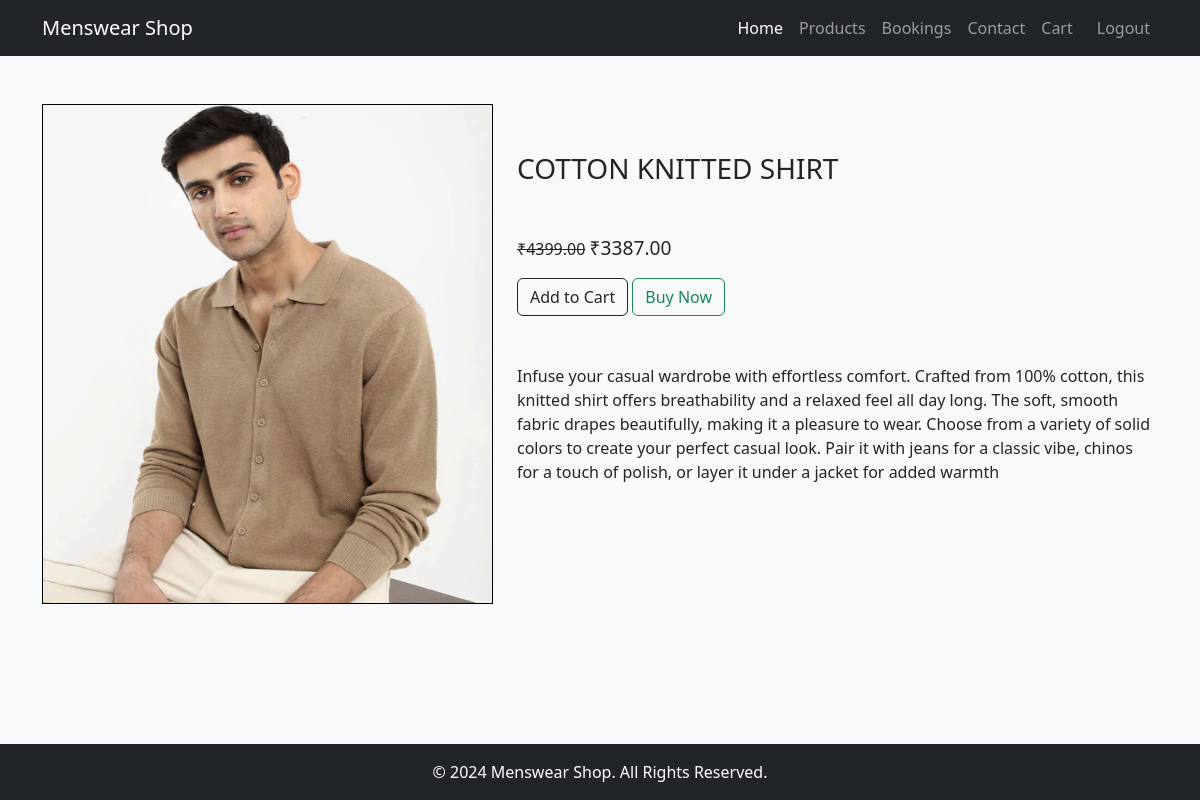
The page /view_product/2 on the database its author committed.
### app/models.py (models this page shows)
class Product(models.Model):
    pid=models.TextField()
    name=models.TextField()
    dis=models.TextField()
    price=models.IntegerField()
    off_price=models.IntegerField()
    stock=models.IntegerField()
    img=models.FileField()

### app/views.py (the view)
# urls.py: path("view_product/<pid>",views.view_product),
def view_product(req,pid):
    data= Product.objects.get(pk=pid)
    return render(req,'user/viewpro.html',{'product': data})

### templates/user/viewpro.html (shortened to what this page needs)
<!DOCTYPE html>
<html lang="en">
<head>
  <link href="https://cdn.jsdelivr.net/npm/bootstrap@5.3.0-alpha1/dist/css/bootstrap.min.css" rel="stylesheet">
  {% load static %}
</head>
<body class="bg-light">
  <nav class="navbar navbar-expand-lg navbar-dark bg-dark">
    <div class="container">
      <a class="navbar-brand" href="#">Menswear Shop</a>
      <div class="collapse navbar-collapse" id="navbarNav">
        <ul class="navbar-nav ms-auto">
          <li class="nav-item">
            <a class="nav-link active" href="#">Home</a>
          </li>
          <li class="nav-item">
            <a class="nav-link" href="#">Products</a>
          </li>
          <li class="nav-item">
            <a class="nav-link" href="bookings">Bookings</a>
          </li>
          <li class="nav-item">
            <a class="nav-link" href="#">Contact</a>
          </li>
          <li class="nav-item">
            <a class="nav-link" href="view_cart">Cart</a>
          </li>
          <li class="nav-item">
            <a class="nav-link btn btn-outline-light ms-2" href="../logout">Logout</a>
          </li>
        </ul>
      </div>
    </div>
  </nav>
   <div class="container my-5">
    <div class="row">
    <div class="col-lg-5">
        <img src="{{product.img.url}}"  style="width: 100%; height: 500px; border: 1px solid black;" alt="">
    </div>
    <div class="col-lg-7">
        <h3 class="my-5">{{product.name}}</h3>
        <p class="mb-3">
            <span  style="text-decoration: line-through;">₹{{product.price}}.00</span>
            <span style="font-size:larger;">₹{{product.off_price}}.00</span>
        </p>
        <a href="../add_to_cart/{{product.pk}}" class="btn btn-outline-dark mb-5">Add to Cart</a>
        <a href="#" class="btn btn-outline-success mb-5">Buy Now</a>
        <p>{{product.dis}}</p>
    </div>
    </div>
   </div>
  <footer class="bg-dark text-white text-center py-3 fixed-bottom">
    <p class="mb-0">&copy; 2024 Menswear Shop. All Rights Reserved.</p>
  </footer>
</body>
</html>

### rows shown on the page
Product: img (picture), name "COTTON KNITTED SHIRT", price "4399", off_price "3387", dis "Infuse your casual wardrobe with effortless comfort. Crafted from 100% cotton, this knitted shirt offers breathability and a relaxed feel all day long. The soft, smooth fabric drapes beautifully, making it a pleasure to wear. Choose from a variety of solid colors to create your perfect casual look. Pair it with jeans for a classic vibe, chinos for a touch of polish, or layer it under a jacket for added warmth"
